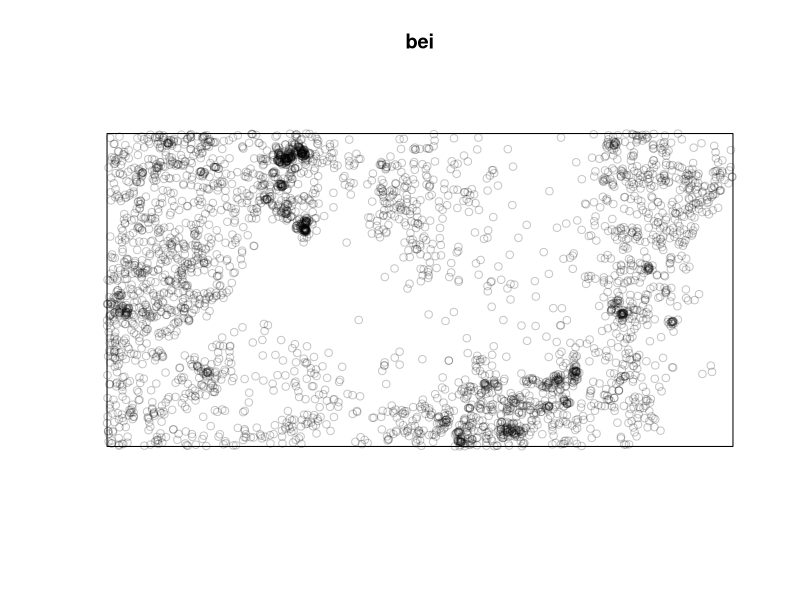
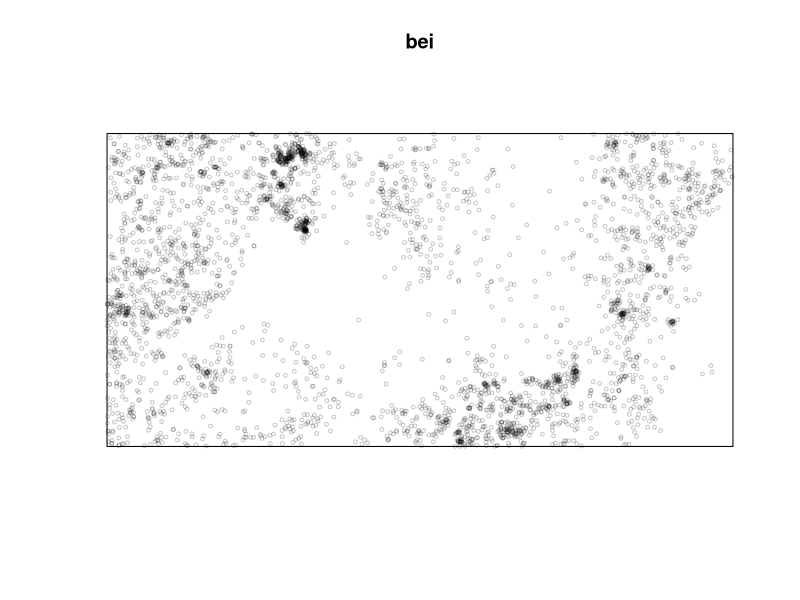
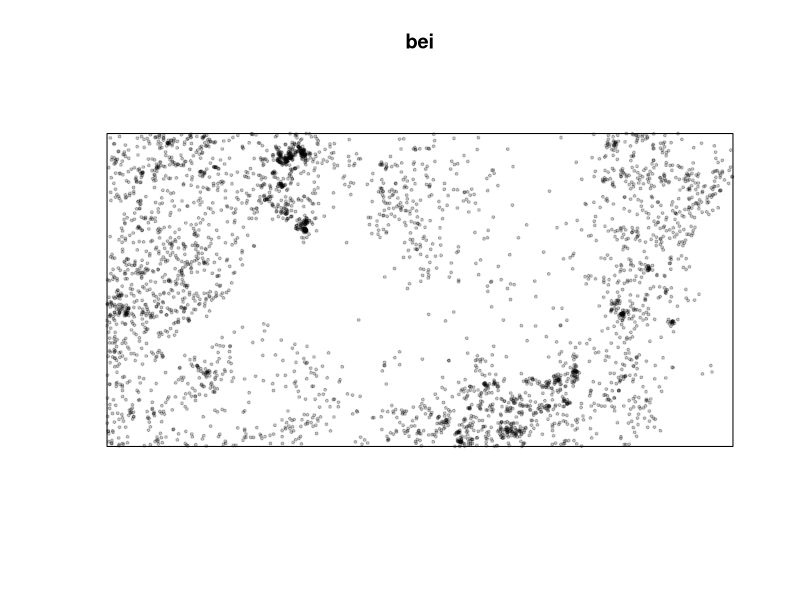
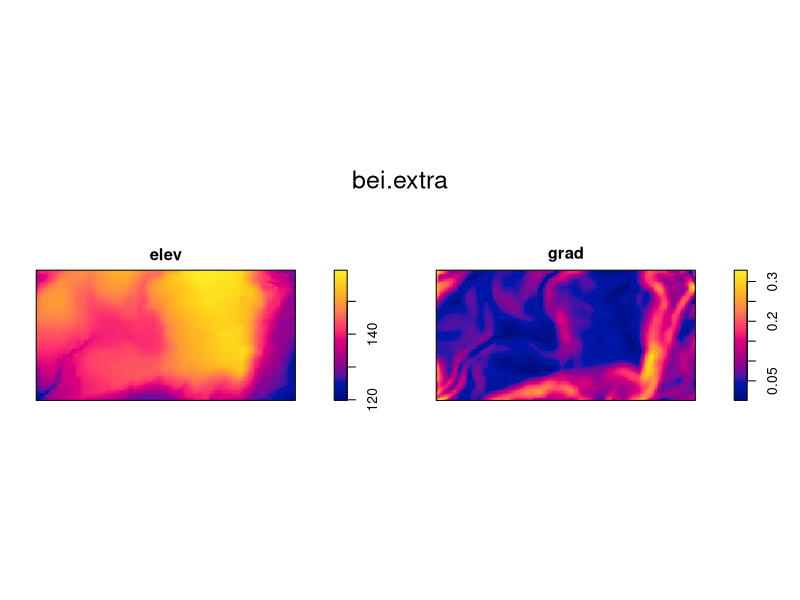
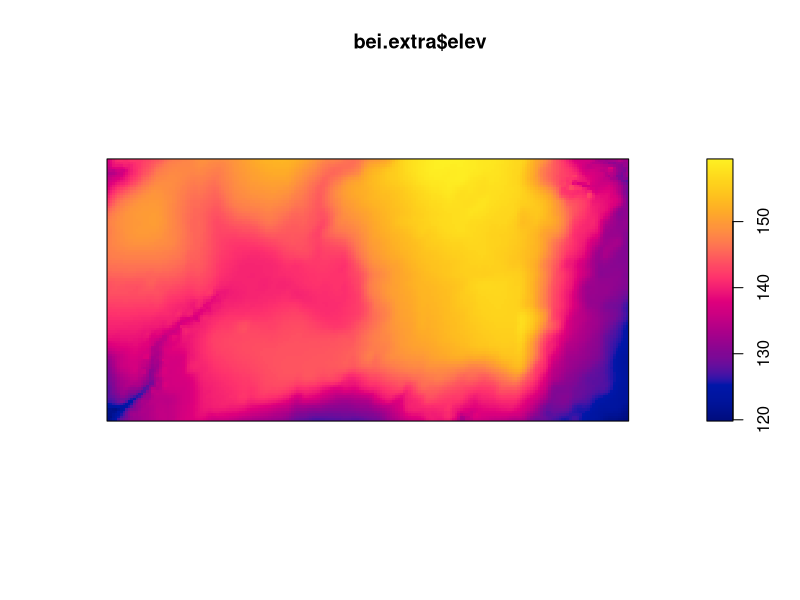
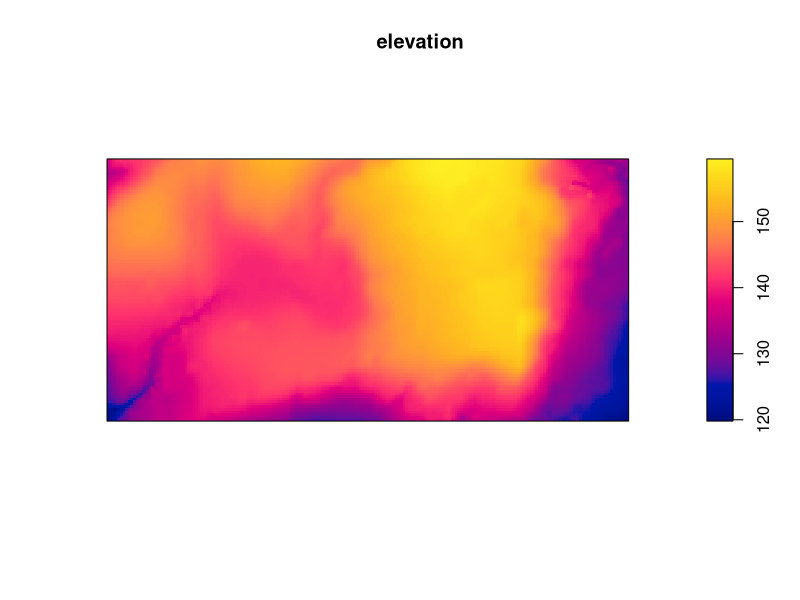
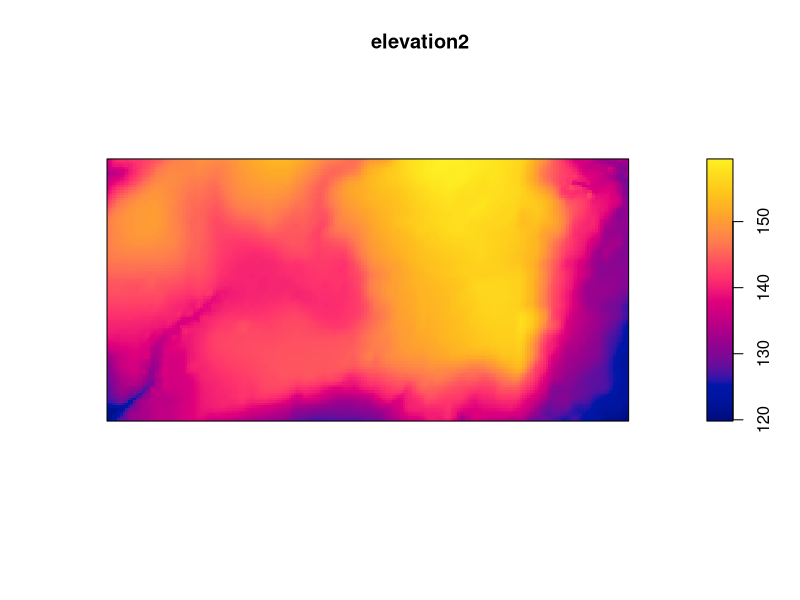
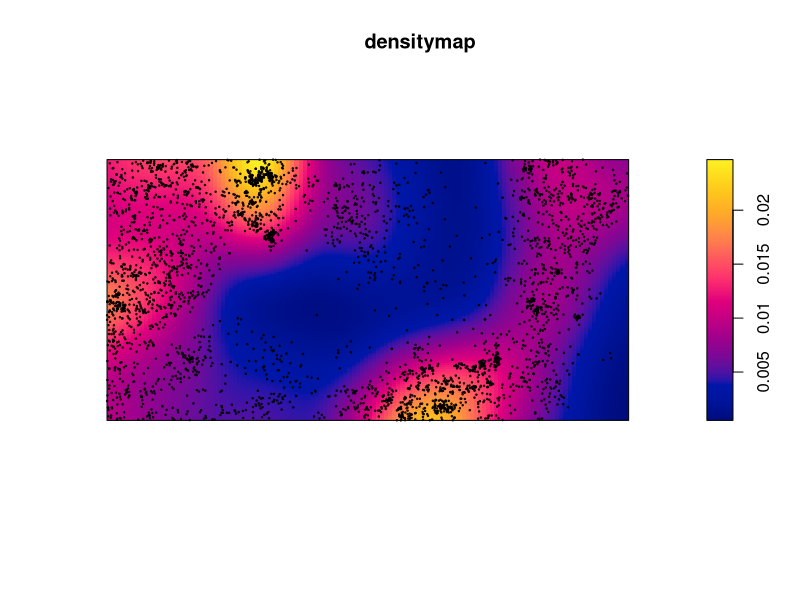

Reproduce these figures in R, in order.
# Code reated to population ecology

# a package is needed for point pattern analyses 
install.packages ("spatstat") # to install packages external from R, "" are needed when typing something external from R
library (spatstat) # to check if the package has been installed and to use it

# let's use bei data
# data description:
# HTTP://CRAN.R-project.org

bei

# to plot bei data
plot (bei)

# to change character dimensions
plot (bei, cex=0.5)

# to change symbol 
plot (bei, cex = 0.4, pch = 19)

# additional dataset
bei.extra
plot (bei.extra)

# let's use only a part of the dataset: elevation
plot (bei.extra$elev)

# to assign bei.extra$elev to a new object
elevation <- bei.extra$elev
plot (elevation)

# second method to select elements
elevation2 <- bei.extra[[1]]
plot (elevation2)

# passing from points to a continuous surface
densitymap <- density(bei)
densitymap
plot (densitymap)

# to put points on the image
points (bei, cex=0.2)

# to change the color palette 
cl <- colorRampPalette(c("black", "red", "orange", "yellow"))(100)
plot (densitymap, col=cl)

# to visualize only 4 colors
cl <- colorRampPalette(c("black", "red", "orange", "yellow"))(4)
plot (densitymap, col=cl)

# multiframe
plot (bei.extra)
elevation <- bei.extra[[1]]
plot (elevation)
par(mfrow=c(1,2))
plot(densitymap)
plot(elevation)
